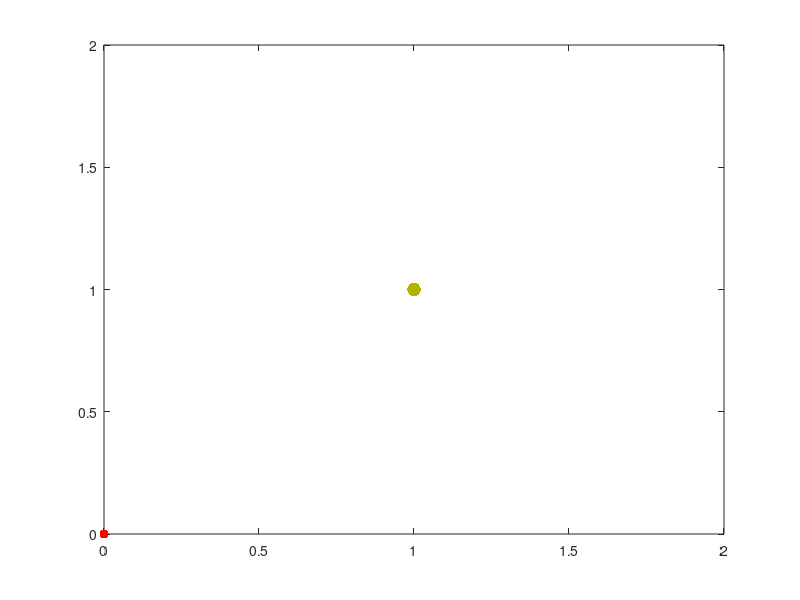

Here is the MATLAB script that generated this plot: (Note: this script raises an error after producing the figure.)
%%%%%%%%%%%%%%%%%%%%%%%%%%%%%%%%%%%%%%%%%%%%%%%%%%%%%%%%%%%%%%%%%%%%%%%%%%%
%%%%%%%%%%%%%%%%%%%%%%%%%%%%%%%%%%%%%%%%%%%%%%%%%%%%%%%%%%%%%%%%%%%%%%%%%%%
%%%%%%          Braitenberg vehicle                                  %%%%%%
%%%%%%          4M20 Robotics, coursework template                   %%%%%%
%%%%%%          University of Cambridge                              %%%%%%
%%%%%%          Michaelmas 2015                                      %%%%%%
%%%%%%%%%%%%%%%%%%%%%%%%%%%%%%%%%%%%%%%%%%%%%%%%%%%%%%%%%%%%%%%%%%%%%%%%%%%
%%%%%%%%%%%%%%%%%%%%%%%%%%%%%%%%%%%%%%%%%%%%%%%%%%%%%%%%%%%%%%%%%%%%%%%%%%%
%Hi
%%%%%%%%%%%%%%%%%%%%%%%%%%%%%%%%%%%%%%%%%%%%%%%%%%%%%%%%%%%%%%%%%%%%%%%%%%%
%% Main function                                                         %%
%%%%%%%%%%%%%%%%%%%%%%%%%%%%%%%%%%%%%%%%%%%%%%%%%%%%%%%%%%%%%%%%%%%%%%%%%%%

%% Blank slate
% clear all
close all
clc

%% Define the postion of walls
% x1 y1 x2 y2
wall = [0 0.5 0 1;
        0 0 1 0];

%% Parameters
p_ls1 = [1;1];  %position light source
l_s = 0.1;      %shaft length vehicle
r_w = 0.02;     %radius wheel
d_s = 0.1;      %sensor distance
rho = 10;       %light intensity to rotational speed constant
dt = 1e-3;      %time increment
N = 31400;

%% Initialisation
p_c = [0.6;0.6;pi/2];  %initial robot position and orientation
p_c_old = p_c;      %save old state for trajectory

figure(1)
plot([p_c(1);p_c_old(1)],[p_c(2);p_c_old(2)])
hold on

%positions of sensors 1 and 2
p_s1 = p_c(1:2) + l_s/2*[cos(p_c(3));sin(p_c(3))] + d_s/2*[-sin(p_c(3));cos(p_c(3))];
p_s2 = p_c(1:2) + l_s/2*[cos(p_c(3));sin(p_c(3))] + d_s/2*[sin(p_c(3));-cos(p_c(3))];

%initialisation of animation
ll = line(0,0,'color','k','LineWidth',2);   %left side of vehicle
lr = line(0,0,'color','k','LineWidth',2);   %right side of vehicle
lf = line(0,0,'color','k','LineWidth',2);   %front of vehicle
lb = line(0,0,'color','k','LineWidth',2);   %back of vehile
lw1 = line(0,0,'color','k','LineWidth',5);  %wheel left
lw2 = line(0,0,'color','k','LineWidth',5);  %wheel right
ls1 = line(0,0,'color','r','Marker','.','MarkerSize',20);   %sensor left
ls2 = line(0,0,'color','r','Marker','.','MarkerSize',20);   %sensor right
lli1 = line(0,0,'color',[0.7 0.7 0],'Marker','.','MarkerSize',30);  %light source

%% Simulation
set(lli1,'xdata',p_ls1(1),'ydata',p_ls1(2))
axis([0 2 0 2])

t = 0:dt:N;
for i = 1:N
    
    r_ls1 = norm(p_s1-p_ls1);
    r_rs1 = norm(p_s2-p_ls1);
    % euclidean distance between position of the sensor and lightsource

    omega_l = 1/r_ls1^2*rho - 1/(1.8*r_ls1)^3*rho;
    omega_r = 1/r_rs1^2*rho - 1/(1.8*r_rs1)^3*rho;
    % some arbitrary defining equation for how much the wheel turns

    v_c = (omega_l*r_w + omega_r*r_w)/2; %this might be the velocity of car
    dphi = - (omega_r*r_w - omega_l*r_w)/2/(l_s/2); % Remove minus sign to switch polarity
    % minus sign is changing going towards/away from lightsource
    
    
            
    if i>1
        p_c(:,i) = p_c(:,i-1) + [v_c*cos(p_c(3,i-1));v_c*sin(p_c(3,i-1));dphi]*dt;
        p_s1 = p_c(1:2,i) + l_s/2*[cos(p_c(3,i));sin(p_c(3,i))] + d_s/2*[-sin(p_c(3,i));cos(p_c(3,i))];
        p_s2 = p_c(1:2,i) + l_s/2*[cos(p_c(3,i));sin(p_c(3,i))] + d_s/2*[sin(p_c(3,i));-cos(p_c(3,i))];
        p_ls1 = [0.5*sin(t(i)/5)+1;0.5*cos(t(i)/5)+1]; % position of light source
    end
end

p_c_old = p_c(:,1);
t_next = 0;   %variable for timing of frame capture
RepSpeed = 1; %replay speed
fps = 30;     %frames per second
tic


drawWall(wall);
while toc < t(end)

    % Animation
    if mod(toc,1/fps) > mod(toc,1/fps+dt)

        idx = floor(toc/dt*RepSpeed);
        if idx>N
            break
        end

        r_c1 = p_c(1:2,idx) + l_s/2*[-sin(p_c(3,idx));cos(p_c(3,idx))] - l_s/2*[cos(p_c(3,idx));sin(p_c(3,idx))];
        r_c2 = r_c1 + l_s*[cos(p_c(3,idx));sin(p_c(3,idx))];
        r_c3 = r_c2 + l_s*[sin(p_c(3,idx));-cos(p_c(3,idx))];
        r_c4 = r_c3 + l_s*[-cos(p_c(3,idx));-sin(p_c(3,idx))];
        r_w1 = [r_c1 + (r_c2-r_c1)/4,r_c1 + (r_c2-r_c1)*3/4];
        r_w2 = [r_c3 + (r_c4-r_c3)/4,r_c3 + (r_c4-r_c3)*3/4];

        p_s1 = p_c(1:2,idx) + l_s/2*[cos(p_c(3,idx));sin(p_c(3,idx))] + d_s/2*[-sin(p_c(3,idx));cos(p_c(3,idx))];
        p_s2 = p_c(1:2,idx) + l_s/2*[cos(p_c(3,idx));sin(p_c(3,idx))] + d_s/2*[sin(p_c(3,idx));-cos(p_c(3,idx))];

        p_ls1 = [0.5*sin(t(idx)/5)+1;0.5*cos(t(idx)/5)+1];
        
        plot([p_c(1,idx);p_c_old(1)],[p_c(2,idx);p_c_old(2)])

        set(ll,'xdata',[r_c1(1) r_c2(1)],'ydata',[r_c1(2) r_c2(2)])
        set(lf,'xdata',[r_c2(1) r_c3(1)],'ydata',[r_c2(2) r_c3(2)])
        set(lr,'xdata',[r_c3(1) r_c4(1)],'ydata',[r_c3(2) r_c4(2)])
        set(lb,'xdata',[r_c4(1) r_c1(1)],'ydata',[r_c4(2) r_c1(2)])
        set(lw1,'xdata',[r_w1(1,1) r_w1(1,2)],'ydata',[r_w1(2,1) r_w1(2,2)])
        set(lw2,'xdata',[r_w2(1,1) r_w2(1,2)],'ydata',[r_w2(2,1) r_w2(2,2)])
        set(ls1,'xdata',p_s1(1),'ydata',p_s1(2))
        set(ls2,'xdata',p_s2(1),'ydata',p_s2(2))
        set(lli1,'xdata',p_ls1(1),'ydata',p_ls1(2))

        drawnow
        p_c_old = p_c(:,idx);
        
        getDistanceBetweenPointAndLine(p_c(:,idx),wall(1,:))
        getDistanceBetweenPointAndLine(p_c(:,idx),wall(2,:))
    end
end
